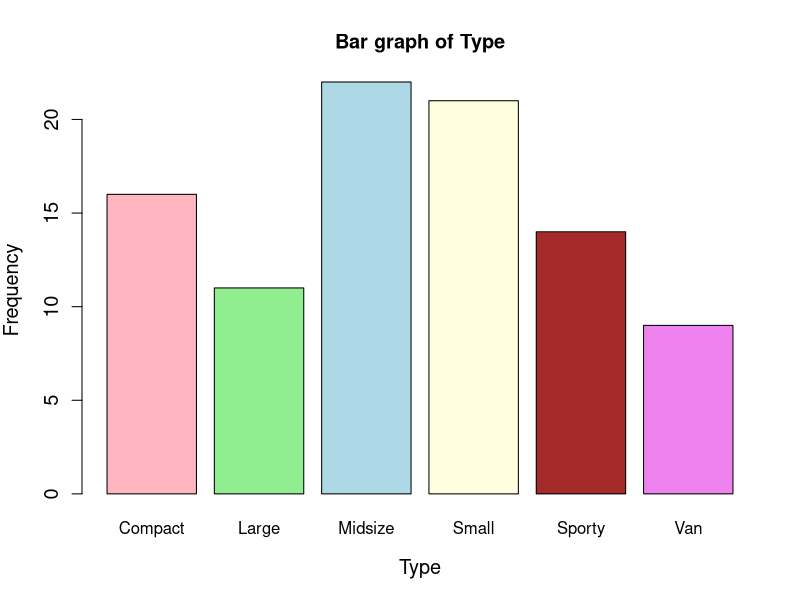
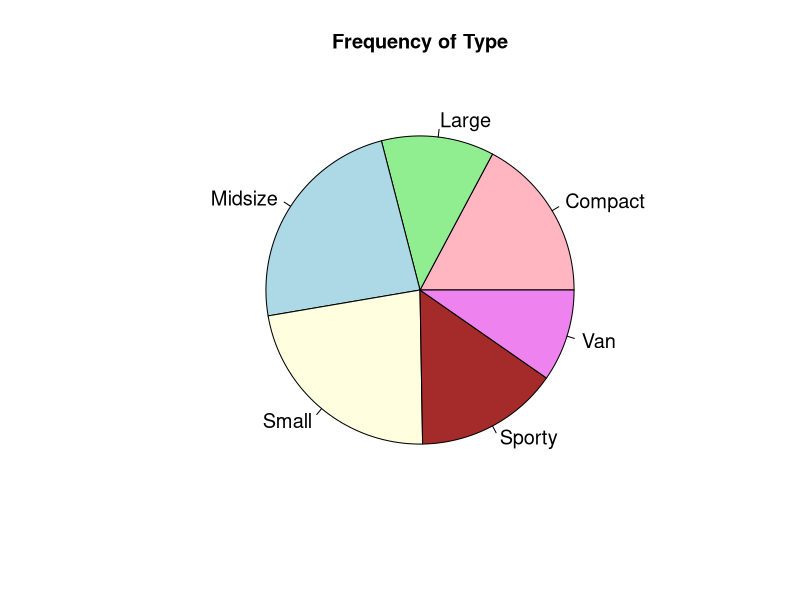
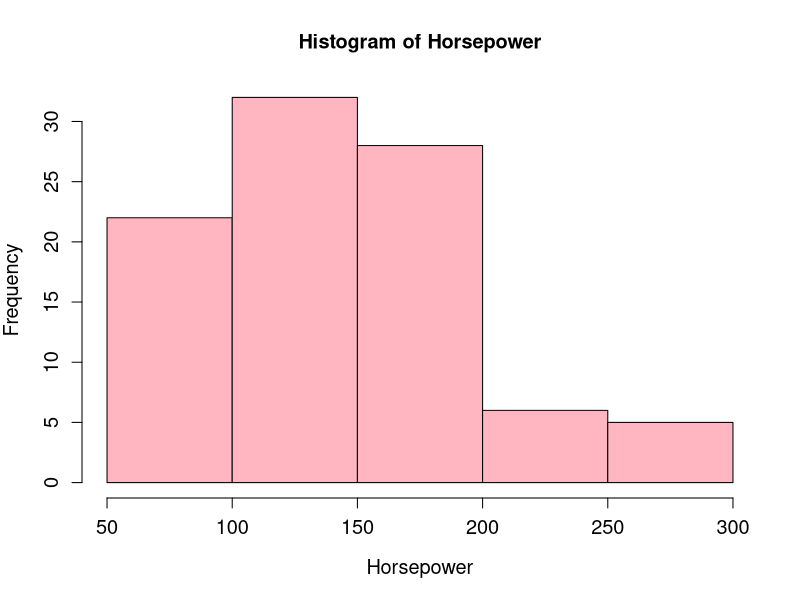
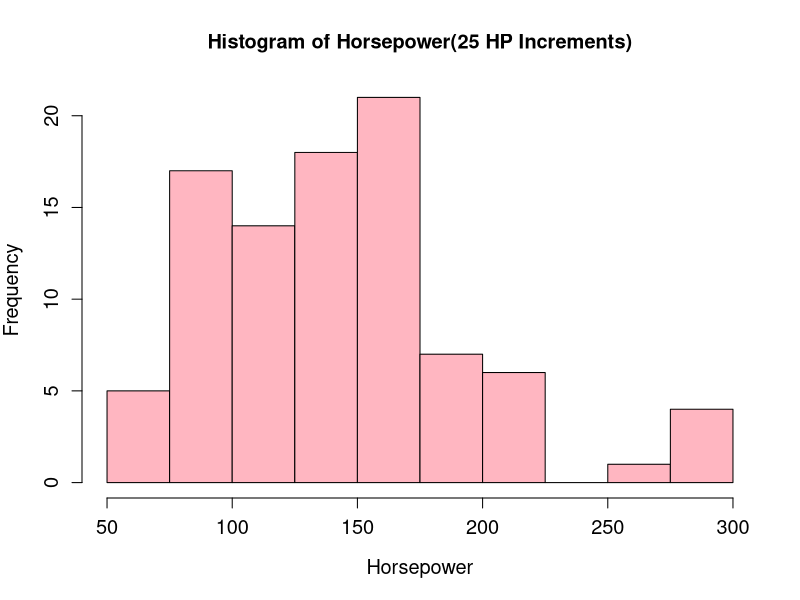
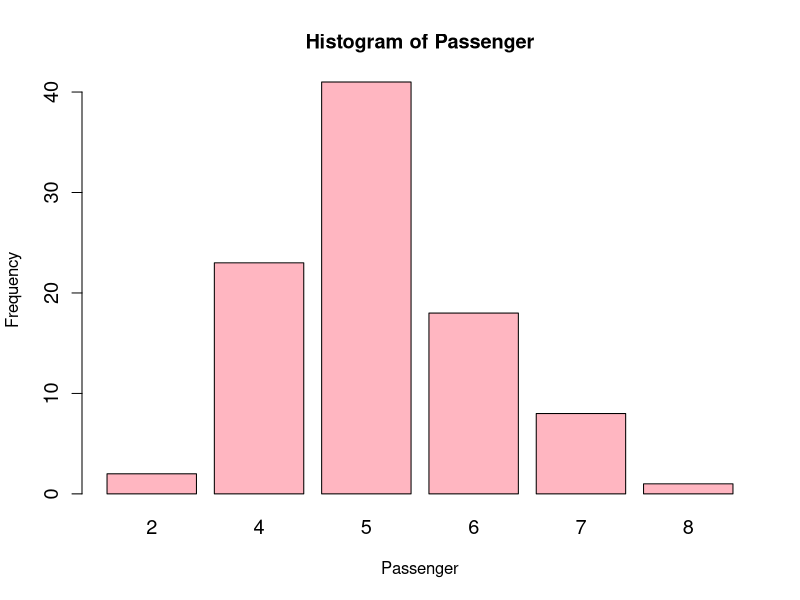
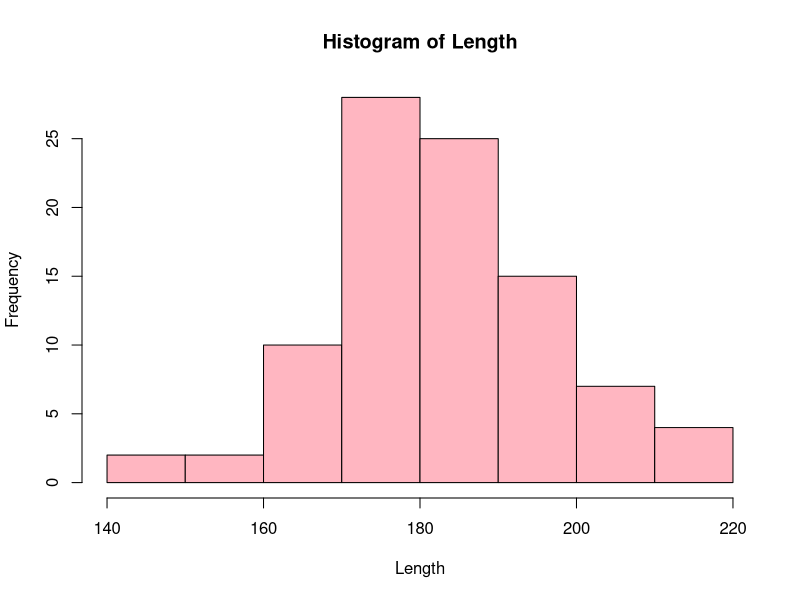

The R script that drew these images, in order:
## ---- chunk 1
# Your code goes here
## ---- chunk 2
library(MASS)
data(Cars93)
## ---- chunk 3
head(Cars93)
## ---- chunk 4

freq_table = table(Cars93$Type)
freq_table <- round(freq_table, 3)
freq_table

relative_freq_table <- prop.table(freq_table)*100
relative_freq_table <- round(relative_freq_table, 3)
relative_freq_table
## ---- chunk 5
gcolor = c("lightpink", "lightgreen", "lightblue", "lightyellow","brown", "violet")
bargraph <- barplot(freq_table, main = "Bar graph of Type", xlab = "Type", ylab = "Frequency", cex.main=1.2, cex.lab=1.2, cex.axis = 1.2, col = gcolor)
bargraph

## ---- chunk 6
piechart <- pie(freq_table, main = "Frequency of Type", col = gcolor, cex=1.2)
piechart
## ---- chunk 7
histogram <- hist(Cars93$Horsepower, col = "lightpink", xlab = "Horsepower", ylab = "Frequency", main = "Histogram of Horsepower", cex.lab=1.2, cex.axis=1.2)
histogram
## ---- chunk 8
breaks <- seq(50,300,25)
histogram <- hist(Cars93$Horsepower, breaks = breaks, col = "lightpink", xlab = "Horsepower", ylab = "Frequency", main = "Histogram of Horsepower(25 HP Increments)", cex.main=1.2, cex.lab=1.2, cex.axis=1.2)
histogram
## ---- chunk 9
#The rule of thumb is the number of classes equals to the square root of n.
sqrt(nrow(Cars93))
#The square root of n equals approximately 9.64 and the second histogram has 10 classes while the first histogram only have 5 classes. Therefore, the second histogram follows the rule of thumb for the suggested number of classes more closely.
## ---- chunk 10
#The type of variable "Passengers" is Numerical discrete because it represents counts and it takes on distinct and separate values.
#If we make a histogram for "Passengers", it will not be an useful graph because a histogram would create arbitrary width bins and would not convey any meaningful information about the distribution.Histogram is more appropriate for numerical continuous variable.
## ---- chunk 11
bargraph <- barplot(table(Cars93$Passengers), col = "lightpink", xlab = "Passenger", ylab = "Frequency", main = "Histogram of Passenger", cex.axis = 1.2, cex.names = 1.2)
bargraph
## ---- chunk 12
histogram <- hist(Cars93$Length, main = "Histogram of Length", xlab = "Length", ylab = "Frequency", col = "lightpink", cex=1.2)
histogram
## ---- chunk 13
#The distribution is symmetric.
## ---- chunk 14
mean_length = mean(Cars93$Length)
mean_length
median_length = median(Cars93$Length)
median_length
